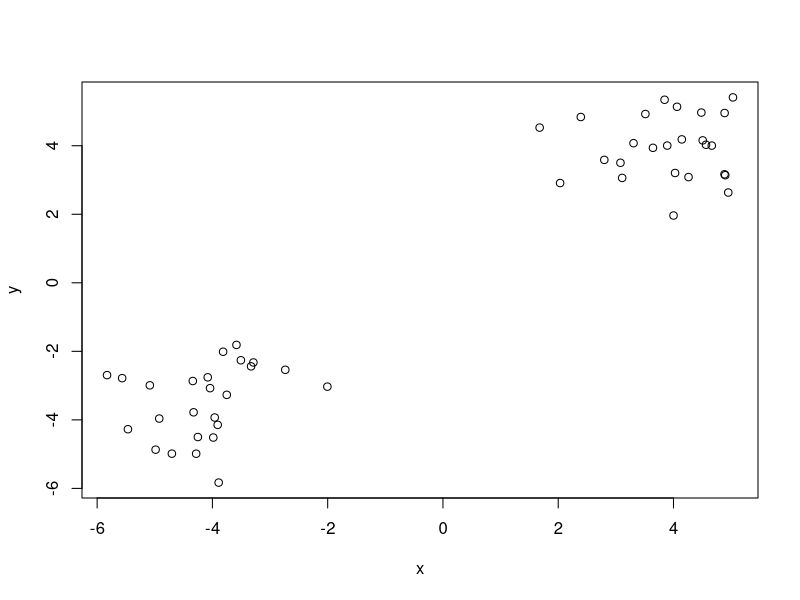
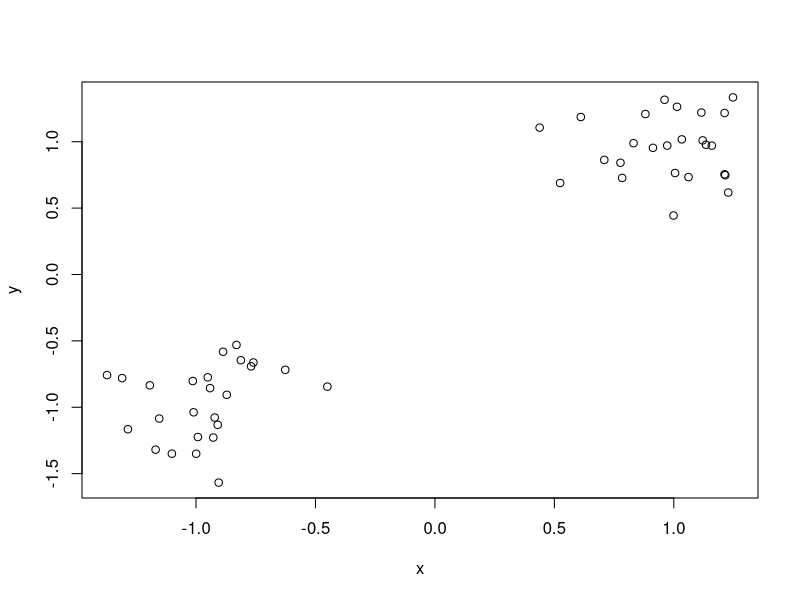
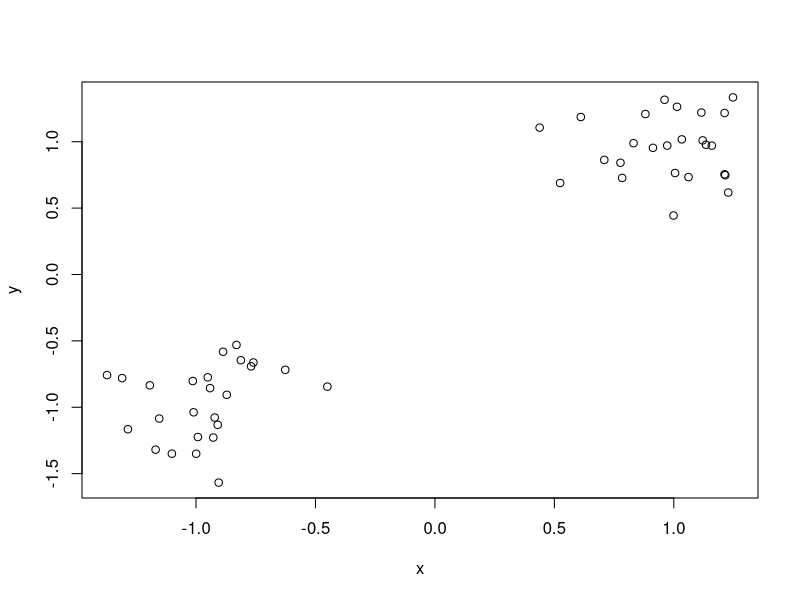
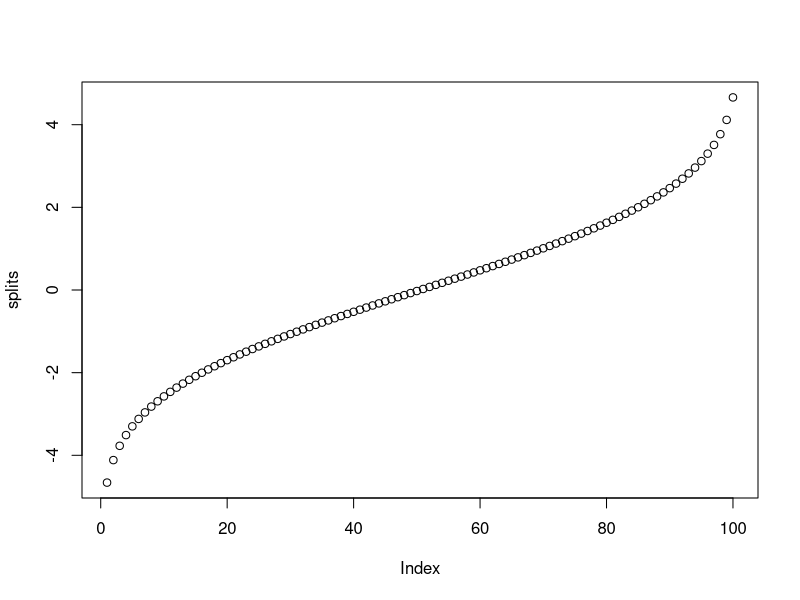
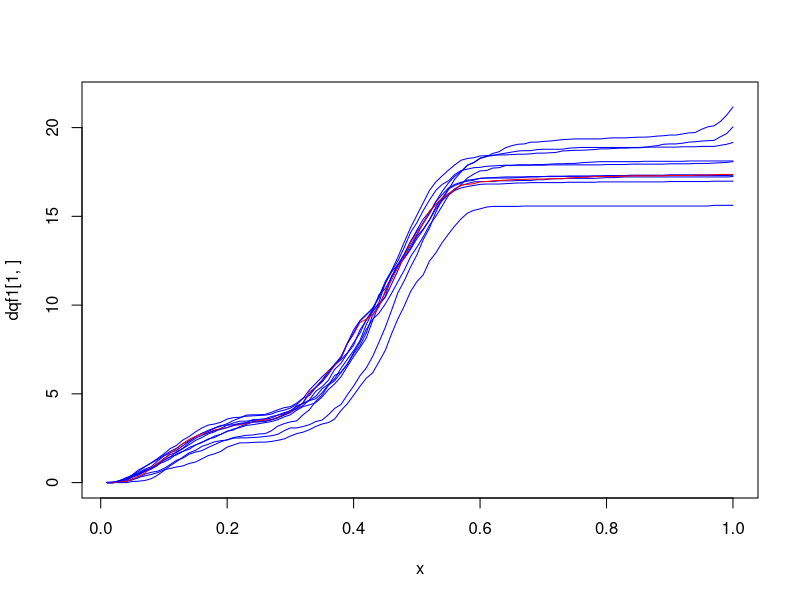

Generate these figures, in order, with R:
## ---- chunk 1
knitr::opts_chunk$set(echo = TRUE)
## ---- chunk 2
sd.w <- function(x, k) {
  # computes the windsorized standard deviation, called by dqf.outlier
  # Inputs:
  ## k: (integer) number of observations at each extreme to alter
  ## x: (vector) numeric data values
  k <- floor(k)
  if (k == 0) {  #corresponds to non-robust adaptive DQF
    return(sd(x))
  } else {
    x <- sort(x)
    n <- length(x)
    x[1:k] <- x[k]
    x[(n-k+1):n] <- x[n-k+1]
    return(sd(x))
  }
}
## ---- chunk 3
subsamp.dqf <- function(n.obs, subsample) {
  # called by dqf.outlier, computes random subset of pairs
  pairs <- c()
  subsample <- floor(subsample/2)*2
  for (i in 1:n.obs) {
    for (j in (i+1):(i+subsample/2)) {
      pairs <- rbind(pairs, c(i,j*(j <= n.obs) + (j-n.obs)*(j > n.obs)))
    }
  }
  return(pairs)
}
## ---- chunk 4
set.seed(47)

x1 <- -4+rnorm(25,0,1)
x2 <- 4+rnorm(25,0,1)
x <- append(x1,x2)
y1 <- -4+rnorm(25,0,1)
y2 <- 4+rnorm(25,0,1)
y <- append(y1,y2)
data <- cbind(x,y)
plot(data)
## ---- chunk 5
# G = "norm"
param1 <- 0; param2 <- 1
g.scale <- 2
angle <- 45
p1 <- 1; p2 <- 0
n.splits <- 100
z.scale <- TRUE; k.w <- 3; adaptive <- TRUE
## ---- chunk 6
n.obs <- nrow(data)
scram <- sample(n.obs)
pairs <- subsamp.dqf(n.obs, 50) # computes subset of pairs
data <- apply(data, 2, scale) # z scale
# data[,2] <- 0 # for one dimensional data
plot(data)
## ---- chunk 7
# linear kernel
kern <- function(x,y) return(sum(x*y))

data <- data[scram,] #rearrange data
gram <- matrix(0,n.obs, n.obs)
for (i in 1:n.obs) {
  for (j in i:n.obs) {
    gram[i,j] <- kern(data[i,], data[j,])
    gram[j,i] <- gram[i,j]
    }
  }
plot(data)

# splits <- get(paste("q", G, sep=""))((1:n.splits)/(n.splits+1),param1, param2) * g.scale
splits <- qnorm((1:n.splits)/(n.splits+1),param1, param2) * g.scale
plot(splits)
## ---- chunk 8
depthity1 <- rep(0,length(splits)) # 45 degree angle
norm.k2 <- error.k <- k.to.mid <- rep(0, n.obs)
dep1 <- matrix(0, nrow=nrow(pairs), ncol=n.splits)
length(pairs)
n.splits
## ---- chunk 9
qfs1 <- matrix(0, nrow=nrow(pairs), ncol=100)

for (i.subs in 1:nrow(pairs)) {
  i <- pairs[i.subs,1];  j <- pairs[i.subs,2]
  for (k in 1:n.obs) {
      
      norm.k2[k] <- gram[k,k] + 1/4*(gram[i,i]+gram[j,j]) + 1/2*gram[i,j]-gram[k,i]-gram[k,j]
      
      k.to.mid[k] <- (gram[k,i]-gram[k,j]+1/2*(gram[j,j]-gram[i,i]))/sqrt(gram[i,i]+gram[j,j]-2*gram[i,j])
      error.k[k] <- sqrt(abs(norm.k2[k] - k.to.mid[k]^2))
  }
  for (c in 1:length(splits)) {
    good <- rep(1, n.obs)
    s <- splits[c] * (sd.w(k.to.mid, k.w)*adaptive + (adaptive==FALSE)) 
    good[k.to.mid/s > 1] <- 0  #points on other side of cone tip removed
    d.to.tip <- abs(k.to.mid - s)
    good1 <- good * (abs(atan(error.k / d.to.tip)) < (angle[1]/360*2*pi))  #points outside of cone removed
    good1 <- good1 * (1 - 2*(sign(k.to.mid)==sign(s)))  #which side of midpoint are they on
    depthity1[c] <- min(c(sum(good1==-1), sum(good1==1)))
    }
    qfs1[i.subs,] <- quantile(depthity1, seq(0,1,length=100), na.rm=TRUE)
  }
## ---- chunk 10
dqf1 <- matrix(0,n.obs, 100)

for (i in 1:n.obs) {
    dqf1[i,] <- apply(qfs1[which(pairs[,1]==i | pairs[,2]==i),],2,mean, na.rm=TRUE)
  }
## ---- chunk 11
dqf1 <- dqf1[order(scram),]
data <- data[order(scram),]
length(dqf1[,1])
dqf1
## ---- chunk 12
x <- seq(.01,1,.01)
plot(x,dqf1[1,],t='l',col = 'blue', ylim = c(0, max(dqf1)))
for(i in 2:11){
  if(i == 10) lines(x,dqf1[i,],col='red')
  else lines(x,dqf1[i,],col='blue')
}
